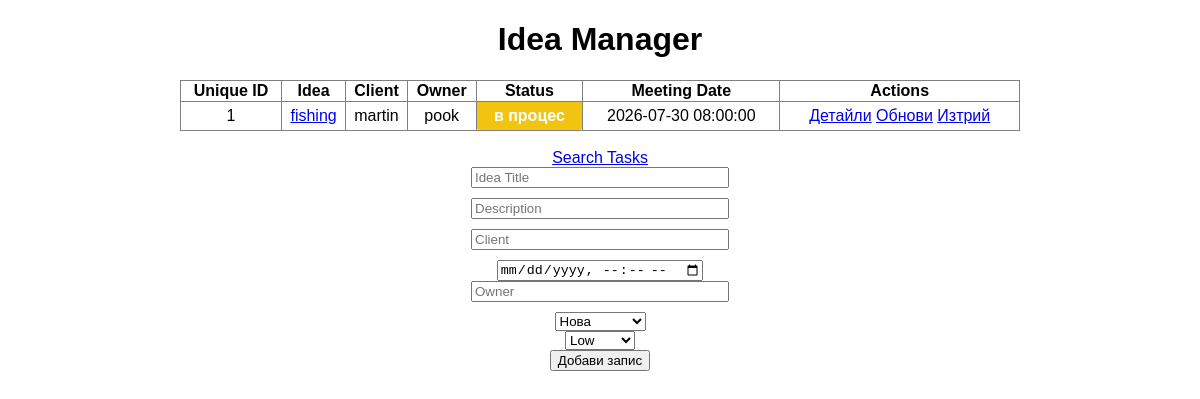
Before: / with the older database file.
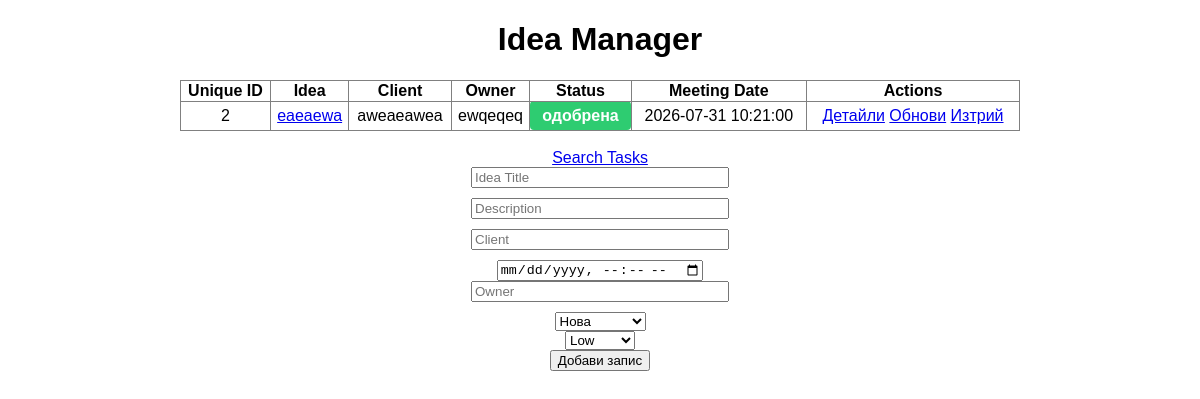
After: the same page with the newer database file.
### Omnilinx.py (models this page shows, shortened)
class Todo(db.Model):
    id = db.Column(db.Integer, primary_key=True)
    title = db.Column(db.String(100), nullable=False)
    description = db.Column(db.String(200), nullable=False)
    client = db.Column(db.String(100), nullable=False)
    meeting_date = db.Column(db.DateTime, nullable=False)
    owner = db.Column(db.String(100), nullable=False)
    status = db.Column(db.String(30), nullable=False, default='Not Started')
    priority = db.Column(db.String(30), nullable=False, default='Low')
    date_created = db.Column(db.DateTime, default=datetime.utcnow)
    unique_id = db.Column(db.Integer, unique=True, nullable=False)

### Omnilinx.py (the view, shortened to what this page needs)
@app.route('/', methods=['POST','GET'])
def index():
    tasks = Todo.query.order_by(Todo.date_created.desc()).all()
    return render_template('List.html', tasks=tasks)

### templates/List.html (shortened to what this page needs)
{% extends 'base.html' %}
{% block body %}
<div class="content">
    <div class="center">
    <h1 style="text-align: center;">Idea Manager</h1>
    {% if tasks|length < 1 %}
    <h1 style="text-align: center;">There are no ideas, Create one Below!</h1>
    {% else  %}
 <table border=1 frame=box rules=all style="width:70%">
    <tr>
        <th>Unique ID</th>
        <th>Idea</th>
        <th>Client</th>
        <th>Owner</th>
        <th>Status</th>
        <th>Meeting Date</th>
        <th>Actions</th>
    </tr>
    {% for idea in tasks %}
    <tr>
        <td>{{ idea.unique_id }}</td>
        <td>
            <a href="{{ url_for('idea_details', id=idea.id) }}">
                {{ idea.title }}
            </a>
        </td>
        <td>{{ idea.client }}</td>
        <td>{{ idea.owner }}</td>
        <td class="status {{ idea.status|lower|replace(' ', '-') }}">
            {{ idea.status|lower }}
        </td>
        <td>{{ idea.meeting_date }}</td>
        <td>
            <a href="{{ url_for('idea_details', id=idea.id) }}">Детайли</a>
            <a href="/update/{{ idea.id }}">Обнови</a>
            <a href="#" onclick="openDeleteModal({{ idea.id }}, '{{ idea.title }}')">Изтрий</a>
        </td>
    </tr>
    {% endfor %}
</table>
    <br>
    <a href="{{ url_for('search') }}">Search Tasks</a>
    {% endif %}
   <form action="/" method="POST" class="add-form">
        <input type="text" name="title" placeholder="Idea Title">
        <input type="text" name="description" placeholder="Description">
        <input type="text" name="client" placeholder="Client">
        <input type="datetime-local" name="meeting_date">
        <input type="text" name="owner" placeholder="Owner">
        <select name="status">
            <option>Нова</option>
        </select>
        <select name="priority">
            <option>Low</option>
        </select>
        <input type="submit" value="Добави запис">
    </form>
</div>
</div>
{% endblock %}

### templates/base.html (shortened to what this page needs)
<!DOCTYPE html>
<html lang="en">
<head>
    <link rel="stylesheet" href="{{ url_for('static', filename='main.css') }}">
</head>
<body>
    {% block body %}{% endblock %}
</body>
</html>

### static/main.css (style rules this page uses)
body { margin: 0; font-family: sans-serif }
.center { width: 100%; display: flex; flex-direction: column; align-items: center; justify-content: center; text-align: center; }
.add-form { display: flex; flex-direction: column; align-items: center; justify-content: center; }
.add-form input[type="text"] { width: 250px; margin-bottom: 10px; }
table { margin: 0 auto; }
.status { font-weight: bold; padding: 5px; border-radius: 4px; color: white; }
.status.одобрена { background-color: #2ecc71; }

Changed rows visible on the page:
removed Todo: unique_id "1", title "fishing", client "martin", owner "pook", status "в процес", meeting_date "2026-07-30 08:00:00"
added Todo: unique_id "2", title "eaeaewa", client "aweaeawea", owner "ewqeqeq", status "одобрена", meeting_date "2026-07-31 10:21:00"
